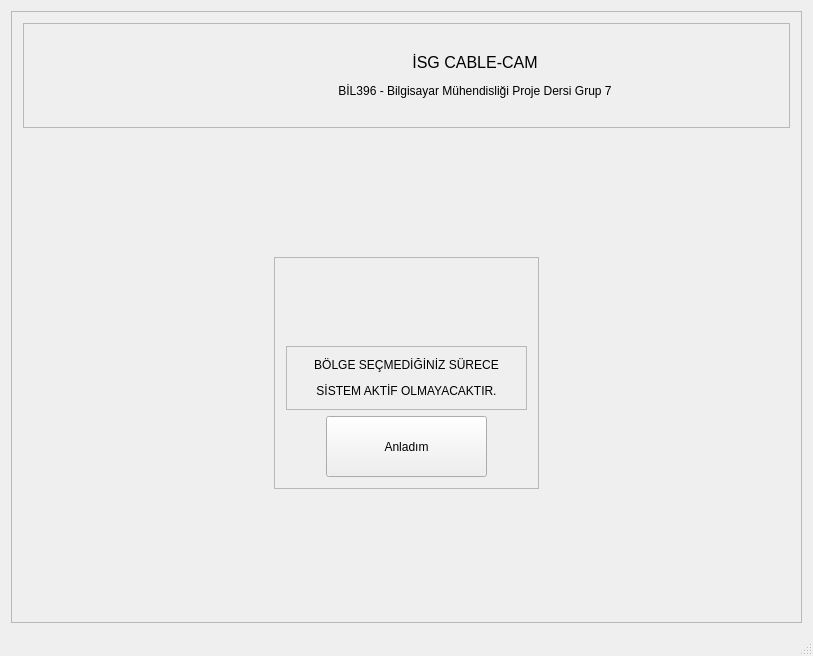
<?xml version="1.0" encoding="UTF-8"?>
<ui version="4.0">
 <class>MainWindow</class>
 <widget class="QMainWindow" name="MainWindow">
  <property name="geometry">
   <rect>
    <x>0</x>
    <y>0</y>
    <width>813</width>
    <height>656</height>
   </rect>
  </property>
  <property name="minimumSize">
   <size>
    <width>800</width>
    <height>600</height>
   </size>
  </property>
  <property name="windowTitle">
   <string>MainWindow</string>
  </property>
  <widget class="QWidget" name="centralwidget">
   <property name="minimumSize">
    <size>
     <width>800</width>
     <height>556</height>
    </size>
   </property>
   <layout class="QGridLayout" name="gridLayout_5">
    <item row="0" column="0">
     <widget class="QFrame" name="frame_4">
      <property name="frameShape">
       <enum>QFrame::StyledPanel</enum>
      </property>
      <property name="frameShadow">
       <enum>QFrame::Raised</enum>
      </property>
      <layout class="QGridLayout" name="gridLayout_4">
       <item row="0" column="0">
        <layout class="QVBoxLayout" name="verticalLayout_3">
         <item>
          <widget class="QFrame" name="frame_3">
           <property name="frameShape">
            <enum>QFrame::StyledPanel</enum>
           </property>
           <property name="frameShadow">
            <enum>QFrame::Raised</enum>
           </property>
           <layout class="QGridLayout" name="gridLayout_3">
            <item row="0" column="0">
             <layout class="QHBoxLayout" name="horizontalLayout_2">
              <item>
               <spacer name="horizontalSpacer_8">
                <property name="orientation">
                 <enum>Qt::Horizontal</enum>
                </property>
                <property name="sizeHint" stdset="0">
                 <size>
                  <width>40</width>
                  <height>20</height>
                 </size>
                </property>
               </spacer>
              </item>
              <item>
               <widget class="QLabel" name="gtu">
                <property name="minimumSize">
                 <size>
                  <width>131</width>
                  <height>81</height>
                 </size>
                </property>
                <property name="text">
                 <string/>
                </property>
               </widget>
              </item>
              <item>
               <widget class="QLabel" name="label">
                <property name="minimumSize">
                 <size>
                  <width>500</width>
                  <height>61</height>
                 </size>
                </property>
                <property name="maximumSize">
                 <size>
                  <width>741</width>
                  <height>16777215</height>
                 </size>
                </property>
                <property name="text">
                 <string>&lt;html&gt;&lt;head/&gt;&lt;body&gt;&lt;p align=&quot;center&quot;&gt;&lt;span style=&quot; font-size:12pt;&quot;&gt;İSG CABLE-CAM&lt;/span&gt;&lt;/p&gt;&lt;p align=&quot;center&quot;&gt;BİL396 - Bilgisayar Mühendisliği Proje Dersi Grup 7&lt;/p&gt;&lt;/body&gt;&lt;/html&gt;</string>
                </property>
               </widget>
              </item>
              <item>
               <spacer name="horizontalSpacer_7">
                <property name="orientation">
                 <enum>Qt::Horizontal</enum>
                </property>
                <property name="sizeHint" stdset="0">
                 <size>
                  <width>40</width>
                  <height>20</height>
                 </size>
                </property>
               </spacer>
              </item>
             </layout>
            </item>
           </layout>
          </widget>
         </item>
         <item>
          <layout class="QVBoxLayout" name="verticalLayout_2">
           <item>
            <spacer name="verticalSpacer_2">
             <property name="orientation">
              <enum>Qt::Vertical</enum>
             </property>
             <property name="sizeHint" stdset="0">
              <size>
               <width>20</width>
               <height>40</height>
              </size>
             </property>
            </spacer>
           </item>
           <item>
            <layout class="QHBoxLayout" name="horizontalLayout_4">
             <item>
              <spacer name="horizontalSpacer_5">
               <property name="orientation">
                <enum>Qt::Horizontal</enum>
               </property>
               <property name="sizeHint" stdset="0">
                <size>
                 <width>40</width>
                 <height>20</height>
                </size>
               </property>
              </spacer>
             </item>
             <item>
              <widget class="QFrame" name="frame">
               <property name="frameShape">
                <enum>QFrame::StyledPanel</enum>
               </property>
               <property name="frameShadow">
                <enum>QFrame::Raised</enum>
               </property>
               <layout class="QGridLayout" name="gridLayout_2">
                <item row="0" column="0">
                 <layout class="QVBoxLayout" name="verticalLayout">
                  <item>
                   <layout class="QHBoxLayout" name="horizontalLayout_3">
                    <item>
                     <spacer name="horizontalSpacer_3">
                      <property name="orientation">
                       <enum>Qt::Horizontal</enum>
                      </property>
                      <property name="sizeHint" stdset="0">
                       <size>
                        <width>40</width>
                        <height>20</height>
                       </size>
                      </property>
                     </spacer>
                    </item>
                    <item>
                     <widget class="QLabel" name="dikkat">
                      <property name="minimumSize">
                       <size>
                        <width>91</width>
                        <height>71</height>
                       </size>
                      </property>
                      <property name="text">
                       <string/>
                      </property>
                     </widget>
                    </item>
                    <item>
                     <spacer name="horizontalSpacer_4">
                      <property name="orientation">
                       <enum>Qt::Horizontal</enum>
                      </property>
                      <property name="sizeHint" stdset="0">
                       <size>
                        <width>40</width>
                        <height>20</height>
                       </size>
                      </property>
                     </spacer>
                    </item>
                   </layout>
                  </item>
                  <item>
                   <widget class="QFrame" name="frame_2">
                    <property name="frameShape">
                     <enum>QFrame::StyledPanel</enum>
                    </property>
                    <property name="frameShadow">
                     <enum>QFrame::Raised</enum>
                    </property>
                    <layout class="QGridLayout" name="gridLayout">
                     <item row="0" column="0">
                      <widget class="QLabel" name="label_2">
                       <property name="text">
                        <string>&lt;html&gt;&lt;head/&gt;&lt;body&gt;&lt;p align=&quot;center&quot;&gt;BÖLGE SEÇMEDİĞİNİZ SÜRECE&lt;/p&gt;&lt;p align=&quot;center&quot;&gt;SİSTEM AKTİF OLMAYACAKTIR.&lt;/p&gt;&lt;/body&gt;&lt;/html&gt;</string>
                       </property>
                      </widget>
                     </item>
                    </layout>
                   </widget>
                  </item>
                  <item>
                   <layout class="QHBoxLayout" name="horizontalLayout">
                    <item>
                     <spacer name="horizontalSpacer">
                      <property name="orientation">
                       <enum>Qt::Horizontal</enum>
                      </property>
                      <property name="sizeHint" stdset="0">
                       <size>
                        <width>40</width>
                        <height>20</height>
                       </size>
                      </property>
                     </spacer>
                    </item>
                    <item>
                     <widget class="QPushButton" name="pushButton">
                      <property name="minimumSize">
                       <size>
                        <width>161</width>
                        <height>61</height>
                       </size>
                      </property>
                      <property name="text">
                       <string>Anladım</string>
                      </property>
                     </widget>
                    </item>
                    <item>
                     <spacer name="horizontalSpacer_2">
                      <property name="orientation">
                       <enum>Qt::Horizontal</enum>
                      </property>
                      <property name="sizeHint" stdset="0">
                       <size>
                        <width>40</width>
                        <height>20</height>
                       </size>
                      </property>
                     </spacer>
                    </item>
                   </layout>
                  </item>
                 </layout>
                </item>
               </layout>
              </widget>
             </item>
             <item>
              <spacer name="horizontalSpacer_6">
               <property name="orientation">
                <enum>Qt::Horizontal</enum>
               </property>
               <property name="sizeHint" stdset="0">
                <size>
                 <width>40</width>
                 <height>20</height>
                </size>
               </property>
              </spacer>
             </item>
            </layout>
           </item>
           <item>
            <spacer name="verticalSpacer">
             <property name="orientation">
              <enum>Qt::Vertical</enum>
             </property>
             <property name="sizeHint" stdset="0">
              <size>
               <width>20</width>
               <height>40</height>
              </size>
             </property>
            </spacer>
           </item>
          </layout>
         </item>
        </layout>
       </item>
      </layout>
     </widget>
    </item>
   </layout>
  </widget>
  <widget class="QMenuBar" name="menubar">
   <property name="geometry">
    <rect>
     <x>0</x>
     <y>0</y>
     <width>813</width>
     <height>22</height>
    </rect>
   </property>
  </widget>
  <widget class="QStatusBar" name="statusbar"/>
 </widget>
 <layoutdefault spacing="6" margin="11"/>
 <resources/>
 <connections/>
</ui>
